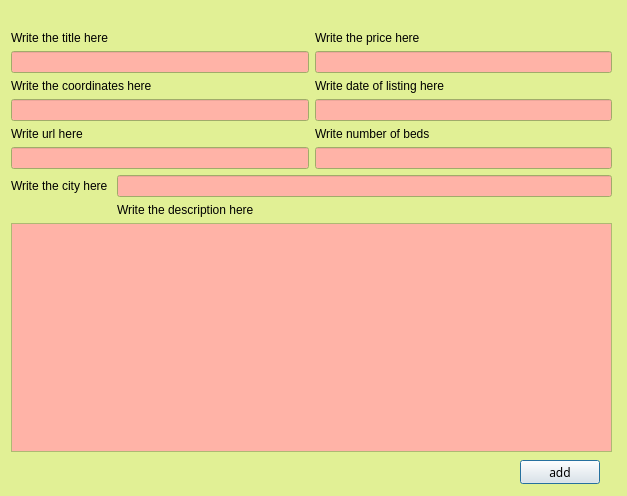
<?xml version="1.0" encoding="UTF-8"?>
<ui version="4.0">
 <class>editWindow</class>
 <widget class="QDialog" name="editWindow">
  <property name="geometry">
   <rect>
    <x>0</x>
    <y>0</y>
    <width>627</width>
    <height>496</height>
   </rect>
  </property>
  <property name="palette">
   <palette>
    <active>
     <colorrole role="Base">
      <brush brushstyle="SolidPattern">
       <color alpha="255">
        <red>255</red>
        <green>179</green>
        <blue>167</blue>
       </color>
      </brush>
     </colorrole>
     <colorrole role="Window">
      <brush brushstyle="SolidPattern">
       <color alpha="255">
        <red>225</red>
        <green>240</green>
        <blue>149</blue>
       </color>
      </brush>
     </colorrole>
    </active>
    <inactive>
     <colorrole role="Base">
      <brush brushstyle="SolidPattern">
       <color alpha="255">
        <red>255</red>
        <green>179</green>
        <blue>167</blue>
       </color>
      </brush>
     </colorrole>
     <colorrole role="Window">
      <brush brushstyle="SolidPattern">
       <color alpha="255">
        <red>225</red>
        <green>240</green>
        <blue>149</blue>
       </color>
      </brush>
     </colorrole>
    </inactive>
    <disabled>
     <colorrole role="Base">
      <brush brushstyle="SolidPattern">
       <color alpha="255">
        <red>225</red>
        <green>240</green>
        <blue>149</blue>
       </color>
      </brush>
     </colorrole>
     <colorrole role="Window">
      <brush brushstyle="SolidPattern">
       <color alpha="255">
        <red>225</red>
        <green>240</green>
        <blue>149</blue>
       </color>
      </brush>
     </colorrole>
    </disabled>
   </palette>
  </property>
  <property name="windowTitle">
   <string>add/edit</string>
  </property>
  <widget class="QPushButton" name="pushButton">
   <property name="geometry">
    <rect>
     <x>520</x>
     <y>460</y>
     <width>80</width>
     <height>24</height>
    </rect>
   </property>
   <property name="palette">
    <palette>
     <active>
      <colorrole role="Base">
       <brush brushstyle="SolidPattern">
        <color alpha="255">
         <red>255</red>
         <green>181</green>
         <blue>162</blue>
        </color>
       </brush>
      </colorrole>
     </active>
     <inactive>
      <colorrole role="Base">
       <brush brushstyle="SolidPattern">
        <color alpha="255">
         <red>255</red>
         <green>181</green>
         <blue>162</blue>
        </color>
       </brush>
      </colorrole>
     </inactive>
     <disabled>
      <colorrole role="Base">
       <brush brushstyle="SolidPattern">
        <color alpha="255">
         <red>225</red>
         <green>240</green>
         <blue>149</blue>
        </color>
       </brush>
      </colorrole>
     </disabled>
    </palette>
   </property>
   <property name="font">
    <font>
     <family>Avenir</family>
    </font>
   </property>
   <property name="text">
    <string>add</string>
   </property>
  </widget>
  <widget class="QWidget" name="layoutWidget">
   <property name="geometry">
    <rect>
     <x>11</x>
     <y>31</y>
     <width>601</width>
     <height>421</height>
    </rect>
   </property>
   <layout class="QGridLayout" name="gridLayout_3">
    <item row="0" column="0">
     <layout class="QGridLayout" name="gridLayout">
      <item row="0" column="0">
       <widget class="QLabel" name="titlelabel">
        <property name="text">
         <string>Write the title here </string>
        </property>
       </widget>
      </item>
      <item row="0" column="1">
       <widget class="QLabel" name="pricelabel_2">
        <property name="text">
         <string>Write the price here</string>
        </property>
       </widget>
      </item>
      <item row="1" column="0">
       <widget class="QLineEdit" name="titleEdit"/>
      </item>
      <item row="1" column="1">
       <widget class="QLineEdit" name="priceEdit_2"/>
      </item>
      <item row="2" column="0">
       <widget class="QLabel" name="coordinateslabel">
        <property name="text">
         <string>Write the coordinates here </string>
        </property>
       </widget>
      </item>
      <item row="2" column="1">
       <widget class="QLabel" name="dateOflabel">
        <property name="text">
         <string>Write date of listing here </string>
        </property>
       </widget>
      </item>
      <item row="3" column="0">
       <widget class="QLineEdit" name="coordinateslineEdit"/>
      </item>
      <item row="3" column="1">
       <widget class="QLineEdit" name="datelineEdit_2"/>
      </item>
      <item row="4" column="0">
       <widget class="QLabel" name="Urllabel_2">
        <property name="text">
         <string>Write url here</string>
        </property>
       </widget>
      </item>
      <item row="4" column="1">
       <widget class="QLabel" name="numberOfBedsabel">
        <property name="text">
         <string>Write number of beds</string>
        </property>
       </widget>
      </item>
      <item row="5" column="0">
       <widget class="QLineEdit" name="urllineEdit_3"/>
      </item>
      <item row="5" column="1">
       <widget class="QLineEdit" name="lineEdit_4"/>
      </item>
     </layout>
    </item>
    <item row="1" column="0">
     <layout class="QGridLayout" name="gridLayout_2">
      <item row="0" column="0">
       <widget class="QLabel" name="label">
        <property name="text">
         <string>Write the city here </string>
        </property>
       </widget>
      </item>
      <item row="0" column="1">
       <widget class="QLineEdit" name="lineEdit"/>
      </item>
      <item row="1" column="1">
       <widget class="QLabel" name="Descriptionlabel">
        <property name="text">
         <string>Write the description here </string>
        </property>
       </widget>
      </item>
      <item row="2" column="0" colspan="2">
       <widget class="QTextEdit" name="descriptiontextEdit"/>
      </item>
     </layout>
    </item>
   </layout>
  </widget>
 </widget>
 <resources/>
 <connections/>
</ui>
